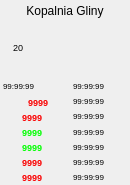
<?xml version="1.0" encoding="UTF-8"?>
<ui version="4.0">
 <class>ItemBuildTask</class>
 <widget class="QWidget" name="ItemBuildTask">
  <property name="geometry">
   <rect>
    <x>0</x>
    <y>0</y>
    <width>130</width>
    <height>185</height>
   </rect>
  </property>
  <property name="windowTitle">
   <string>Form</string>
  </property>
  <widget class="QFrame" name="frame">
   <property name="geometry">
    <rect>
     <x>0</x>
     <y>0</y>
     <width>130</width>
     <height>185</height>
    </rect>
   </property>
   <property name="frameShape">
    <enum>QFrame::NoFrame</enum>
   </property>
   <property name="frameShadow">
    <enum>QFrame::Raised</enum>
   </property>
   <widget class="QLabel" name="imgType">
    <property name="geometry">
     <rect>
      <x>40</x>
      <y>15</y>
      <width>60</width>
      <height>60</height>
     </rect>
    </property>
    <property name="text">
     <string/>
    </property>
    <property name="pixmap">
     <pixmap resource="../../Res.qrc">:/IMG/Building/2.png</pixmap>
    </property>
    <property name="scaledContents">
     <bool>true</bool>
    </property>
   </widget>
   <widget class="QLabel" name="imgLvl">
    <property name="geometry">
     <rect>
      <x>10</x>
      <y>40</y>
      <width>17</width>
      <height>17</height>
     </rect>
    </property>
    <property name="text">
     <string/>
    </property>
    <property name="pixmap">
     <pixmap resource="../../Res.qrc">:/IMG/Others/LvlGreen.png</pixmap>
    </property>
   </widget>
   <widget class="QLabel" name="iron">
    <property name="geometry">
     <rect>
      <x>22</x>
      <y>140</y>
      <width>45</width>
      <height>15</height>
     </rect>
    </property>
    <property name="text">
     <string>&lt;html&gt;&lt;head/&gt;&lt;body&gt;&lt;p&gt;&lt;span style=&quot; font-size:7pt; font-weight:600; color:#00ff00;&quot;&gt;9999&lt;/span&gt;&lt;/p&gt;&lt;/body&gt;&lt;/html&gt;</string>
    </property>
    <property name="scaledContents">
     <bool>true</bool>
    </property>
   </widget>
   <widget class="QLabel" name="timeBild">
    <property name="geometry">
     <rect>
      <x>73</x>
      <y>94</y>
      <width>55</width>
      <height>15</height>
     </rect>
    </property>
    <property name="text">
     <string>&lt;html&gt;&lt;head/&gt;&lt;body&gt;&lt;p&gt;&lt;span style=&quot; font-size:6pt;&quot;&gt;99:99:99&lt;/span&gt;&lt;/p&gt;&lt;/body&gt;&lt;/html&gt;</string>
    </property>
    <property name="scaledContents">
     <bool>true</bool>
    </property>
   </widget>
   <widget class="QLabel" name="imgCorn2">
    <property name="geometry">
     <rect>
      <x>3</x>
      <y>95</y>
      <width>18</width>
      <height>12</height>
     </rect>
    </property>
    <property name="text">
     <string/>
    </property>
    <property name="pixmap">
     <pixmap resource="../../Res.qrc">:/IMG/Resource/Corn2.gif</pixmap>
    </property>
    <property name="scaledContents">
     <bool>true</bool>
    </property>
   </widget>
   <widget class="QLabel" name="imgClay">
    <property name="geometry">
     <rect>
      <x>3</x>
      <y>125</y>
      <width>18</width>
      <height>12</height>
     </rect>
    </property>
    <property name="maximumSize">
     <size>
      <width>16777215</width>
      <height>16777215</height>
     </size>
    </property>
    <property name="text">
     <string/>
    </property>
    <property name="pixmap">
     <pixmap resource="../../Res.qrc">:/IMG/Resource/Clay.gif</pixmap>
    </property>
    <property name="scaledContents">
     <bool>true</bool>
    </property>
   </widget>
   <widget class="QLabel" name="imgWood">
    <property name="geometry">
     <rect>
      <x>3</x>
      <y>110</y>
      <width>18</width>
      <height>12</height>
     </rect>
    </property>
    <property name="text">
     <string/>
    </property>
    <property name="pixmap">
     <pixmap resource="../../Res.qrc">:/IMG/Resource/Wood.gif</pixmap>
    </property>
    <property name="scaledContents">
     <bool>true</bool>
    </property>
   </widget>
   <widget class="QLabel" name="imgCorn">
    <property name="geometry">
     <rect>
      <x>3</x>
      <y>155</y>
      <width>18</width>
      <height>12</height>
     </rect>
    </property>
    <property name="text">
     <string/>
    </property>
    <property name="pixmap">
     <pixmap resource="../../Res.qrc">:/IMG/Resource/Corn.gif</pixmap>
    </property>
    <property name="scaledContents">
     <bool>true</bool>
    </property>
   </widget>
   <widget class="QLabel" name="clay">
    <property name="geometry">
     <rect>
      <x>22</x>
      <y>125</y>
      <width>45</width>
      <height>15</height>
     </rect>
    </property>
    <property name="maximumSize">
     <size>
      <width>16777215</width>
      <height>16777215</height>
     </size>
    </property>
    <property name="text">
     <string>&lt;html&gt;&lt;head/&gt;&lt;body&gt;&lt;p&gt;&lt;span style=&quot; font-size:7pt; font-weight:600; color:#00ff00;&quot;&gt;9999&lt;/span&gt;&lt;/p&gt;&lt;/body&gt;&lt;/html&gt;</string>
    </property>
    <property name="scaledContents">
     <bool>true</bool>
    </property>
   </widget>
   <widget class="QLabel" name="corn2">
    <property name="geometry">
     <rect>
      <x>28</x>
      <y>95</y>
      <width>30</width>
      <height>16</height>
     </rect>
    </property>
    <property name="text">
     <string>&lt;html&gt;&lt;head/&gt;&lt;body&gt;&lt;p&gt;&lt;span style=&quot; font-size:7pt; font-weight:600; color:#fa0000;&quot;&gt;9999&lt;/span&gt;&lt;/p&gt;&lt;/body&gt;&lt;/html&gt;</string>
    </property>
    <property name="scaledContents">
     <bool>true</bool>
    </property>
   </widget>
   <widget class="QLabel" name="imgIron">
    <property name="geometry">
     <rect>
      <x>3</x>
      <y>140</y>
      <width>18</width>
      <height>12</height>
     </rect>
    </property>
    <property name="text">
     <string/>
    </property>
    <property name="pixmap">
     <pixmap resource="../../Res.qrc">:/IMG/Resource/Iron.gif</pixmap>
    </property>
    <property name="scaledContents">
     <bool>true</bool>
    </property>
   </widget>
   <widget class="QLabel" name="imgClock">
    <property name="geometry">
     <rect>
      <x>60</x>
      <y>97</y>
      <width>10</width>
      <height>10</height>
     </rect>
    </property>
    <property name="text">
     <string/>
    </property>
    <property name="pixmap">
     <pixmap resource="../../Res.qrc">:/IMG/Others/Clock.png</pixmap>
    </property>
    <property name="scaledContents">
     <bool>true</bool>
    </property>
   </widget>
   <widget class="QLabel" name="lvl">
    <property name="geometry">
     <rect>
      <x>13</x>
      <y>40</y>
      <width>16</width>
      <height>15</height>
     </rect>
    </property>
    <property name="text">
     <string>&lt;html&gt;&lt;head/&gt;&lt;body&gt;&lt;p&gt;&lt;span style=&quot; font-size:7pt;&quot;&gt;20&lt;/span&gt;&lt;/p&gt;&lt;/body&gt;&lt;/html&gt;</string>
    </property>
   </widget>
   <widget class="QLabel" name="wood">
    <property name="geometry">
     <rect>
      <x>22</x>
      <y>110</y>
      <width>45</width>
      <height>15</height>
     </rect>
    </property>
    <property name="text">
     <string>&lt;html&gt;&lt;head/&gt;&lt;body&gt;&lt;p&gt;&lt;span style=&quot; font-size:7pt; font-weight:600; color:#fa0000;&quot;&gt;9999&lt;/span&gt;&lt;/p&gt;&lt;/body&gt;&lt;/html&gt;</string>
    </property>
    <property name="scaledContents">
     <bool>true</bool>
    </property>
   </widget>
   <widget class="QLabel" name="corn">
    <property name="geometry">
     <rect>
      <x>22</x>
      <y>155</y>
      <width>45</width>
      <height>15</height>
     </rect>
    </property>
    <property name="text">
     <string>&lt;html&gt;&lt;head/&gt;&lt;body&gt;&lt;p&gt;&lt;span style=&quot; font-size:7pt; font-weight:600; color:#fa0000;&quot;&gt;9999&lt;/span&gt;&lt;/p&gt;&lt;/body&gt;&lt;/html&gt;</string>
    </property>
    <property name="scaledContents">
     <bool>true</bool>
    </property>
   </widget>
   <widget class="QLabel" name="title">
    <property name="geometry">
     <rect>
      <x>0</x>
      <y>3</y>
      <width>130</width>
      <height>15</height>
     </rect>
    </property>
    <property name="layoutDirection">
     <enum>Qt::RightToLeft</enum>
    </property>
    <property name="text">
     <string>Kopalnia Gliny</string>
    </property>
    <property name="alignment">
     <set>Qt::AlignCenter</set>
    </property>
   </widget>
   <widget class="QLabel" name="timeWood">
    <property name="geometry">
     <rect>
      <x>73</x>
      <y>109</y>
      <width>55</width>
      <height>15</height>
     </rect>
    </property>
    <property name="text">
     <string>&lt;html&gt;&lt;head/&gt;&lt;body&gt;&lt;p&gt;&lt;span style=&quot; font-size:6pt;&quot;&gt;99:99:99&lt;/span&gt;&lt;/p&gt;&lt;/body&gt;&lt;/html&gt;</string>
    </property>
    <property name="scaledContents">
     <bool>true</bool>
    </property>
   </widget>
   <widget class="QLabel" name="timeClay">
    <property name="geometry">
     <rect>
      <x>73</x>
      <y>125</y>
      <width>55</width>
      <height>15</height>
     </rect>
    </property>
    <property name="text">
     <string>&lt;html&gt;&lt;head/&gt;&lt;body&gt;&lt;p&gt;&lt;span style=&quot; font-size:6pt;&quot;&gt;99:99:99&lt;/span&gt;&lt;/p&gt;&lt;/body&gt;&lt;/html&gt;</string>
    </property>
    <property name="scaledContents">
     <bool>true</bool>
    </property>
   </widget>
   <widget class="QLabel" name="timeIron">
    <property name="geometry">
     <rect>
      <x>73</x>
      <y>140</y>
      <width>55</width>
      <height>15</height>
     </rect>
    </property>
    <property name="text">
     <string>&lt;html&gt;&lt;head/&gt;&lt;body&gt;&lt;p&gt;&lt;span style=&quot; font-size:6pt;&quot;&gt;99:99:99&lt;/span&gt;&lt;/p&gt;&lt;/body&gt;&lt;/html&gt;</string>
    </property>
    <property name="scaledContents">
     <bool>true</bool>
    </property>
   </widget>
   <widget class="QLabel" name="timeCorn">
    <property name="geometry">
     <rect>
      <x>73</x>
      <y>155</y>
      <width>55</width>
      <height>15</height>
     </rect>
    </property>
    <property name="text">
     <string>&lt;html&gt;&lt;head/&gt;&lt;body&gt;&lt;p&gt;&lt;span style=&quot; font-size:6pt;&quot;&gt;99:99:99&lt;/span&gt;&lt;/p&gt;&lt;/body&gt;&lt;/html&gt;</string>
    </property>
    <property name="scaledContents">
     <bool>true</bool>
    </property>
   </widget>
   <widget class="QLabel" name="timeKey">
    <property name="geometry">
     <rect>
      <x>73</x>
      <y>79</y>
      <width>55</width>
      <height>15</height>
     </rect>
    </property>
    <property name="text">
     <string>&lt;html&gt;&lt;head/&gt;&lt;body&gt;&lt;p&gt;&lt;span style=&quot; font-size:6pt;&quot;&gt;99:99:99&lt;/span&gt;&lt;/p&gt;&lt;/body&gt;&lt;/html&gt;</string>
    </property>
    <property name="scaledContents">
     <bool>true</bool>
    </property>
   </widget>
   <widget class="QLabel" name="imgKey">
    <property name="geometry">
     <rect>
      <x>60</x>
      <y>81</y>
      <width>10</width>
      <height>10</height>
     </rect>
    </property>
    <property name="text">
     <string/>
    </property>
    <property name="pixmap">
     <pixmap resource="../../Res.qrc">:/IMG/Others/key.png</pixmap>
    </property>
    <property name="scaledContents">
     <bool>true</bool>
    </property>
   </widget>
   <widget class="QLabel" name="timeAvaible">
    <property name="geometry">
     <rect>
      <x>3</x>
      <y>79</y>
      <width>55</width>
      <height>15</height>
     </rect>
    </property>
    <property name="text">
     <string>&lt;html&gt;&lt;head/&gt;&lt;body&gt;&lt;p&gt;&lt;span style=&quot; font-size:6pt;&quot;&gt;99:99:99&lt;/span&gt;&lt;/p&gt;&lt;/body&gt;&lt;/html&gt;</string>
    </property>
    <property name="scaledContents">
     <bool>true</bool>
    </property>
   </widget>
   <widget class="QLabel" name="bonus">
    <property name="geometry">
     <rect>
      <x>22</x>
      <y>170</y>
      <width>45</width>
      <height>15</height>
     </rect>
    </property>
    <property name="text">
     <string>&lt;html&gt;&lt;head/&gt;&lt;body&gt;&lt;p&gt;&lt;span style=&quot; font-size:7pt; font-weight:600; color:#fa0000;&quot;&gt;9999&lt;/span&gt;&lt;/p&gt;&lt;/body&gt;&lt;/html&gt;</string>
    </property>
    <property name="scaledContents">
     <bool>true</bool>
    </property>
   </widget>
   <widget class="QLabel" name="imgBonus">
    <property name="geometry">
     <rect>
      <x>3</x>
      <y>170</y>
      <width>18</width>
      <height>12</height>
     </rect>
    </property>
    <property name="text">
     <string/>
    </property>
    <property name="pixmap">
     <pixmap resource="../../Res.qrc">:/IMG/Others/bonus.png</pixmap>
    </property>
    <property name="scaledContents">
     <bool>true</bool>
    </property>
   </widget>
   <widget class="QLabel" name="bonusPast">
    <property name="geometry">
     <rect>
      <x>73</x>
      <y>170</y>
      <width>55</width>
      <height>15</height>
     </rect>
    </property>
    <property name="text">
     <string>&lt;html&gt;&lt;head/&gt;&lt;body&gt;&lt;p&gt;&lt;span style=&quot; font-size:6pt;&quot;&gt;99:99:99&lt;/span&gt;&lt;/p&gt;&lt;/body&gt;&lt;/html&gt;</string>
    </property>
    <property name="scaledContents">
     <bool>true</bool>
    </property>
   </widget>
  </widget>
 </widget>
 <resources>
  <include location="../../Res.qrc"/>
 </resources>
 <connections/>
</ui>
